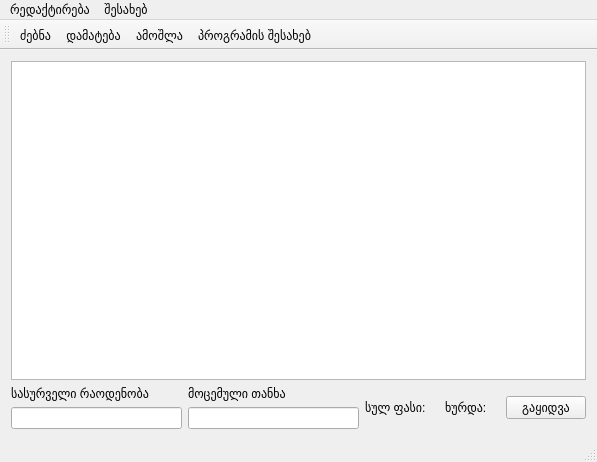
<?xml version="1.0" encoding="UTF-8"?>
<ui version="4.0">
 <class>MainWindow</class>
 <widget class="QMainWindow" name="MainWindow">
  <property name="geometry">
   <rect>
    <x>0</x>
    <y>0</y>
    <width>597</width>
    <height>462</height>
   </rect>
  </property>
  <property name="baseSize">
   <size>
    <width>500</width>
    <height>500</height>
   </size>
  </property>
  <property name="windowTitle">
   <string>Medicine Shop</string>
  </property>
  <widget class="QWidget" name="centralWidget">
   <layout class="QGridLayout" name="gridLayout">
    <item row="0" column="0">
     <layout class="QVBoxLayout" name="verticalLayout_3">
      <item>
       <widget class="QTableView" name="tableView">
        <property name="sizePolicy">
         <sizepolicy hsizetype="Expanding" vsizetype="Expanding">
          <horstretch>0</horstretch>
          <verstretch>0</verstretch>
         </sizepolicy>
        </property>
       </widget>
      </item>
      <item>
       <layout class="QHBoxLayout" name="horizontalLayout_3">
        <item>
         <layout class="QVBoxLayout" name="verticalLayout">
          <item>
           <widget class="QLabel" name="label_3">
            <property name="text">
             <string>სასურველი რაოდენობა</string>
            </property>
           </widget>
          </item>
          <item>
           <widget class="QLineEdit" name="lineEdit"/>
          </item>
         </layout>
        </item>
        <item>
         <layout class="QVBoxLayout" name="verticalLayout_2">
          <item>
           <widget class="QLabel" name="label_4">
            <property name="text">
             <string>მოცემული თანხა</string>
            </property>
           </widget>
          </item>
          <item>
           <widget class="QLineEdit" name="lineEdit_2"/>
          </item>
         </layout>
        </item>
        <item>
         <layout class="QHBoxLayout" name="horizontalLayout">
          <item>
           <widget class="QLabel" name="label_5">
            <property name="text">
             <string>სულ ფასი:</string>
            </property>
           </widget>
          </item>
          <item>
           <widget class="QLabel" name="label">
            <property name="text">
             <string/>
            </property>
           </widget>
          </item>
         </layout>
        </item>
        <item>
         <layout class="QHBoxLayout" name="horizontalLayout_2">
          <item>
           <widget class="QLabel" name="label_6">
            <property name="text">
             <string>ხურდა:</string>
            </property>
           </widget>
          </item>
          <item>
           <widget class="QLabel" name="label_2">
            <property name="text">
             <string/>
            </property>
           </widget>
          </item>
         </layout>
        </item>
        <item>
         <widget class="QPushButton" name="pushButton">
          <property name="text">
           <string>გაყიდვა</string>
          </property>
         </widget>
        </item>
       </layout>
      </item>
     </layout>
    </item>
   </layout>
   <zorder></zorder>
  </widget>
  <widget class="QMenuBar" name="menuBar">
   <property name="geometry">
    <rect>
     <x>0</x>
     <y>0</y>
     <width>597</width>
     <height>22</height>
    </rect>
   </property>
   <widget class="QMenu" name="menuFile">
    <property name="title">
     <string>რედაქტირება</string>
    </property>
    <addaction name="actionAdd"/>
    <addaction name="actionRemove"/>
    <addaction name="actionSearch"/>
   </widget>
   <widget class="QMenu" name="menu">
    <property name="title">
     <string>შესახებ</string>
    </property>
    <addaction name="actionAbout"/>
   </widget>
   <addaction name="menuFile"/>
   <addaction name="menu"/>
  </widget>
  <widget class="QToolBar" name="mainToolBar">
   <attribute name="toolBarArea">
    <enum>TopToolBarArea</enum>
   </attribute>
   <attribute name="toolBarBreak">
    <bool>false</bool>
   </attribute>
   <addaction name="actionSearch"/>
   <addaction name="actionAdd"/>
   <addaction name="actionRemove"/>
   <addaction name="actionAbout"/>
  </widget>
  <widget class="QStatusBar" name="statusBar"/>
  <action name="actionAdd">
   <property name="icon">
    <iconset resource="icons.qrc">
     <normaloff>:/add.png</normaloff>:/add.png</iconset>
   </property>
   <property name="text">
    <string>დამატება</string>
   </property>
   <property name="shortcut">
    <string>+</string>
   </property>
  </action>
  <action name="actionRemove">
   <property name="icon">
    <iconset resource="icons.qrc">
     <normaloff>:/list-remove.png</normaloff>:/list-remove.png</iconset>
   </property>
   <property name="text">
    <string>ამოშლა</string>
   </property>
   <property name="shortcut">
    <string>Del</string>
   </property>
  </action>
  <action name="actionSearch">
   <property name="icon">
    <iconset resource="icons.qrc">
     <normaloff>:/browse.png</normaloff>:/browse.png</iconset>
   </property>
   <property name="text">
    <string>ძებნა</string>
   </property>
   <property name="shortcut">
    <string>Ctrl+F</string>
   </property>
  </action>
  <action name="actionAbout">
   <property name="icon">
    <iconset resource="icons.qrc">
     <normaloff>:/info.png</normaloff>:/info.png</iconset>
   </property>
   <property name="text">
    <string>პროგრამის შესახებ</string>
   </property>
  </action>
 </widget>
 <layoutdefault spacing="6" margin="11"/>
 <resources>
  <include location="icons.qrc"/>
 </resources>
 <connections/>
</ui>
